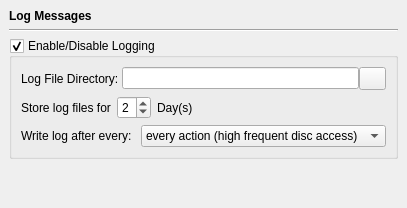
     <widget class="QWidget" name="page_5" >
      <layout class="QGridLayout" >
       <property name="margin" >
        <number>9</number>
       </property>
       <property name="spacing" >
        <number>6</number>
       </property>
       <item row="2" column="0" >
        <widget class="QGroupBox" name="groupBox_logOnOff" >
         <property name="title" >
          <string>Enable/Disable Logging</string>
         </property>
         <property name="checkable" >
          <bool>true</bool>
         </property>
         <property name="checked" >
          <bool>true</bool>
         </property>
         <layout class="QGridLayout" >
          <property name="margin" >
           <number>9</number>
          </property>
          <property name="spacing" >
           <number>6</number>
          </property>
          <item row="1" column="0" >
           <layout class="QHBoxLayout" >
            <property name="margin" >
             <number>0</number>
            </property>
            <property name="spacing" >
             <number>6</number>
            </property>
            <item>
             <widget class="QLabel" name="label_27" >
              <property name="maximumSize" >
               <size>
                <width>99</width>
                <height>16777215</height>
               </size>
              </property>
              <property name="text" >
               <string>Store log files for</string>
              </property>
             </widget>
            </item>
            <item>
             <widget class="QSpinBox" name="spinBox_logStoreDuration" >
              <property name="maximumSize" >
               <size>
                <width>50</width>
                <height>16777215</height>
               </size>
              </property>
              <property name="maximum" >
               <number>7</number>
              </property>
              <property name="minimum" >
               <number>1</number>
              </property>
              <property name="value" >
               <number>2</number>
              </property>
             </widget>
            </item>
            <item>
             <widget class="QLabel" name="label_28" >
              <property name="text" >
               <string>Day(s)</string>
              </property>
             </widget>
            </item>
            <item>
             <spacer>
              <property name="orientation" >
               <enum>Qt::Horizontal</enum>
              </property>
              <property name="sizeHint" >
               <size>
                <width>40</width>
                <height>20</height>
               </size>
              </property>
             </spacer>
            </item>
           </layout>
          </item>
          <item row="0" column="0" >
           <layout class="QHBoxLayout" >
            <property name="margin" >
             <number>0</number>
            </property>
            <property name="spacing" >
             <number>0</number>
            </property>
            <item>
             <widget class="QLabel" name="label_29" >
              <property name="text" >
               <string>Log File Directory: </string>
              </property>
             </widget>
            </item>
            <item>
             <widget class="QLineEdit" name="lineEdit_logDir" />
            </item>
            <item>
             <widget class="QPushButton" name="pushButton_openLogDir" >
              <property name="minimumSize" >
               <size>
                <width>27</width>
                <height>23</height>
               </size>
              </property>
              <property name="maximumSize" >
               <size>
                <width>27</width>
                <height>23</height>
               </size>
              </property>
              <property name="icon" >
               <iconset resource="resources.qrc" >:/graphics/resources/graphics/fileopen16.png</iconset>
              </property>
             </widget>
            </item>
           </layout>
          </item>
          <item row="2" column="0" >
           <layout class="QHBoxLayout" >
            <property name="margin" >
             <number>0</number>
            </property>
            <property name="spacing" >
             <number>6</number>
            </property>
            <item>
             <widget class="QLabel" name="label_39" >
              <property name="text" >
               <string>Write log after every: </string>
              </property>
             </widget>
            </item>
            <item>
             <widget class="QComboBox" name="comboBox_logInterval" >
              <property name="sizePolicy" >
               <sizepolicy>
                <hsizetype>3</hsizetype>
                <vsizetype>0</vsizetype>
                <horstretch>0</horstretch>
                <verstretch>0</verstretch>
               </sizepolicy>
              </property>
              <item>
               <property name="text" >
                <string>every action (high frequent disc access)</string>
               </property>
              </item>
              <item>
               <property name="text" >
                <string>every hand (medium disc access)</string>
               </property>
              </item>
              <item>
               <property name="text" >
                <string>every game (low disc access)</string>
               </property>
              </item>
             </widget>
            </item>
           </layout>
          </item>
         </layout>
        </widget>
       </item>
       <item row="0" column="0" >
        <widget class="QLabel" name="label_6" >
         <property name="font" >
          <font>
           <weight>75</weight>
           <bold>true</bold>
          </font>
         </property>
         <property name="text" >
          <string>Log Messages</string>
         </property>
        </widget>
       </item>
       <item row="1" column="0" >
        <widget class="Line" name="line_2" >
         <property name="orientation" >
          <enum>Qt::Horizontal</enum>
         </property>
        </widget>
       </item>
       <item row="3" column="0" >
        <spacer>
         <property name="orientation" >
          <enum>Qt::Vertical</enum>
         </property>
         <property name="sizeHint" >
          <size>
           <width>20</width>
           <height>40</height>
          </size>
         </property>
        </spacer>
       </item>
      </layout>
     </widget>
